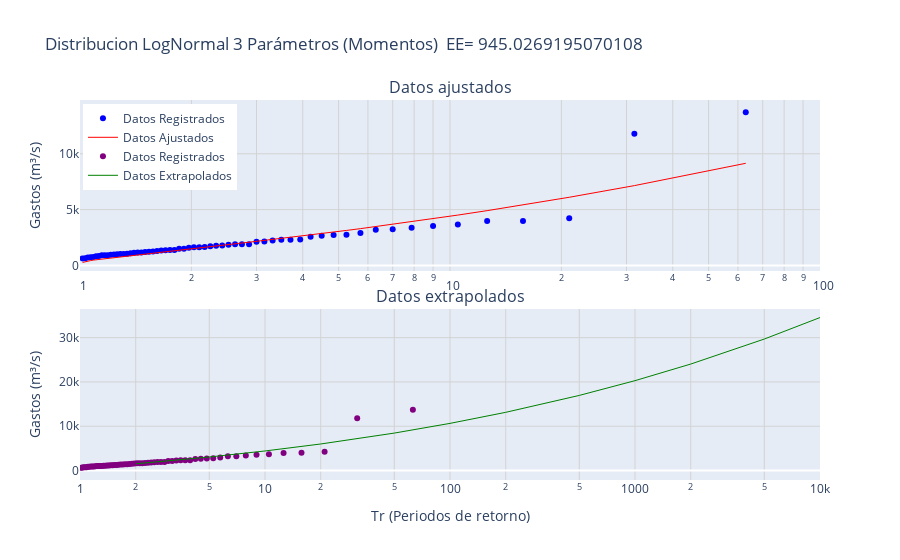

Notebook code for this chart:
### Code cell
# Crear subplots
fig = make_subplots(rows=2, 
                    cols=1, 
                    shared_xaxes=False, 
                    vertical_spacing=0.1, 
                    subplot_titles=("Datos ajustados", "Datos extrapolados"))

# Gráfico 1: Datos Registrados (Scatter) y Datos Ajustados (Línea)
fig.add_trace(go.Scatter(x=tR, 
                         y=dReg, 
                         mode='markers', 
                         name='Datos Registrados', 
                         #alpha=.4, 
                         marker=dict(color='blue')), 
              row=1, col=1)
fig.add_trace(go.Scatter(x=tR, 
                         y=dAjustMom, 
                         mode='lines', 
                         name='Datos Ajustados', 
                         line=dict(color='red', width=1)), 
              row=1, col=1)

fig.add_trace(go.Scatter(x=tR, 
                         y=dReg,
                         mode='markers', 
                         name='Datos Registrados', 
                         #alpha=.4, 
                         marker=dict(color='purple')), 
              row=2, col=1)
fig.add_trace(go.Scatter(x=dTrExtrap, 
                         y=dExtrapMom, 
                         mode='lines', 
                         name='Datos Extrapolados', 
                         line=dict(color='green', 
                         width=1)), 
              row=2, col=1)

# Configurar el layout
fig.update_layout(
    title_text=titulo0,
    #xaxis_type="log",  # Eje x semilogarítmico
    #yaxis_title="Gastos (m³/s)",
    showlegend=True,
    legend=dict(x=0.004, y=0.99)
)

# Configurar ambos ejes x como logarítmicos
fig.update_xaxes(type="log", 
                 range=[0, 2], 
                 showgrid=True, 
                 gridcolor='lightgray', 
                 row=1, col=1)  # Eje x de la primera fila
fig.update_xaxes(type="log", 
                 range=[0, 4], 
                 title="Tr (Periodos de retorno)", 
                 showgrid=True, 
                 gridcolor='lightgray', 
                 row=2, col=1)  # Eje x de la segunda fila
fig.update_yaxes(title_text="Gastos (m³/s)", 
                 showgrid=True, 
                 gridcolor='lightgray', 
                 row=1, col=1)
fig.update_yaxes(title_text="Gastos (m³/s)", 
                 showgrid=True, 
                 gridcolor='lightgray', 
                 row=2, col=1)

# Mostrar el gráfico
fig.show()
#fig.write_html(r'C:\Users\sear2\Music\analisis_frecuencias\Analisis_de_Frecuencias\salidas\grafico_plotly.html')  # Windows
fig.write_html('salidas_notebooks/lognormal_3p_mom.html')  # Linux

### Figure 1 — Plotly figure (JSON) as saved in the notebook; plotly's stock layout.template omitted (floating-point values rounded to 4 significant figures)
{"data": [{"marker": {"color": "blue"}, "mode": "markers", "name": "Datos Registrados", "type": "scatter", "x": [63, 31.5, 21, 15.75, 12.6, 10.5, 9, 7.875, 7, 6.3, 5.727, 5.25, 4.846, 4.5, 4.2, 3.938, 3.706, 3.5, 3.316, 3.15, 3, 2.864, 2.739, 2.625, 2.52, 2.423, 2.333, 2.25, 2.172, 2.1, 2.032, 1.969, 1.909, 1.853, 1.8, 1.75, 1.703, 1.658, 1.615, 1.575, 1.537, 1.5, 1.465, 1.432, 1.4, 1.37, 1.34, 1.312, 1.286, 1.26, 1.235, 1.212, 1.189, 1.167, 1.145, 1.125, 1.105, 1.086, 1.068, 1.05, 1.033, 1.016], "xaxis": "x", "y": [13713, 11800, 4235, 3992, 3979, 3662, 3533, 3388, 3245, 3205, 2917, 2747, 2734, 2654, 2583, 2319, 2311, 2310, 2248, 2150, 2133, 1899, 1899, 1894, 1861, 1797, 1771, 1716, 1652, 1640, 1631, 1598, 1507, 1494, 1397, 1395, 1371, 1332, 1288, 1244, 1232, 1202, 1173, 1157, 1131, 1087, 1049, 1030, 1030, 1014, 995, 954, 925, 922, 907, 852, 832, 751, 743, 720, 652, 632], "yaxis": "y"}, {"line": {"color": "red", "width": 1}, "mode": "lines", "name": "Datos Ajustados", "type": "scatter", "x": [63, 31.5, 21, 15.75, 12.6, 10.5, 9, 7.875, 7, 6.3, 5.727, 5.25, 4.846, 4.5, 4.2, 3.938, 3.706, 3.5, 3.316, 3.15, 3, 2.864, 2.739, 2.625, 2.52, 2.423, 2.333, 2.25, 2.172, 2.1, 2.032, 1.969, 1.909, 1.853, 1.8, 1.75, 1.703, 1.658, 1.615, 1.575, 1.537, 1.5, 1.465, 1.432, 1.4, 1.37, 1.34, 1.312, 1.286, 1.26, 1.235, 1.212, 1.189, 1.167, 1.145, 1.125, 1.105, 1.086, 1.068, 1.05, 1.033, 1.016], "xaxis": "x", "y": [9147.0, 7151.0, 6106.0, 5417.0, 4910.0, 4513.0, 4189.0, 3917.0, 3684.0, 3480.0, 3299.0, 3137.0, 2991.0, 2858.0, 2735.0, 2622.0, 2518.0, 2420.0, 2329.0, 2243.0, 2162.0, 2085.0, 2012.0, 1943.0, 1878.0, 1815.0, 1754.0, 1697.0, 1641.0, 1588.0, 1536.0, 1486.0, 1438.0, 1392.0, 1346.0, 1302.0, 1259.0, 1217.0, 1177.0, 1137.0, 1098.0, 1059.0, 1022.0, 984.8, 948.4, 912.4, 876.8, 841.6, 806.6, 771.8, 737.0, 702.1, 667.1, 631.7, 595.8, 559.0, 521.0, 481.4, 439.2, 393.2, 340.4, 273.2], "yaxis": "y"}, {"marker": {"color": "purple"}, "mode": "markers", "name": "Datos Registrados", "type": "scatter", "x": [63, 31.5, 21, 15.75, 12.6, 10.5, 9, 7.875, 7, 6.3, 5.727, 5.25, 4.846, 4.5, 4.2, 3.938, 3.706, 3.5, 3.316, 3.15, 3, 2.864, 2.739, 2.625, 2.52, 2.423, 2.333, 2.25, 2.172, 2.1, 2.032, 1.969, 1.909, 1.853, 1.8, 1.75, 1.703, 1.658, 1.615, 1.575, 1.537, 1.5, 1.465, 1.432, 1.4, 1.37, 1.34, 1.312, 1.286, 1.26, 1.235, 1.212, 1.189, 1.167, 1.145, 1.125, 1.105, 1.086, 1.068, 1.05, 1.033, 1.016], "xaxis": "x2", "y": [13713, 11800, 4235, 3992, 3979, 3662, 3533, 3388, 3245, 3205, 2917, 2747, 2734, 2654, 2583, 2319, 2311, 2310, 2248, 2150, 2133, 1899, 1899, 1894, 1861, 1797, 1771, 1716, 1652, 1640, 1631, 1598, 1507, 1494, 1397, 1395, 1371, 1332, 1288, 1244, 1232, 1202, 1173, 1157, 1131, 1087, 1049, 1030, 1030, 1014, 995, 954, 925, 922, 907, 852, 832, 751, 743, 720, 652, 632], "yaxis": "y2"}, {"line": {"color": "green", "width": 1}, "mode": "lines", "name": "Datos Extrapolados", "type": "scatter", "x": [2, 5, 10, 20, 50, 100, 200, 500, 1000, 2000, 5000, 10000], "xaxis": "x2", "y": [1511.0, 3048.0, 4409.0, 5986.0, 8451.0, 10640.0, 13130.0, 16960.0, 20290.0, 24030.0, 29690.0, 34540.0], "yaxis": "y2"}], "layout": {"annotations": [{"font": {"size": 16}, "showarrow": false, "text": "Datos ajustados", "x": 0.5, "xanchor": "center", "xref": "paper", "y": 1, "yanchor": "bottom", "yref": "paper"}, {"font": {"size": 16}, "showarrow": false, "text": "Datos extrapolados", "x": 0.5, "xanchor": "center", "xref": "paper", "y": 0.45, "yanchor": "bottom", "yref": "paper"}], "legend": {"x": 0.004, "y": 0.99}, "showlegend": true, "title": {"text": "Distribucion LogNormal 3 Parámetros (Momentos)\n EE= 945.0269195070108"}, "xaxis": {"anchor": "y", "domain": [0, 1], "gridcolor": "lightgray", "range": [0, 2], "showgrid": true, "type": "log"}, "xaxis2": {"anchor": "y2", "domain": [0, 1], "gridcolor": "lightgray", "range": [0, 4], "showgrid": true, "title": {"text": "Tr (Periodos de retorno)"}, "type": "log"}, "yaxis": {"anchor": "x", "domain": [0.55, 1], "gridcolor": "lightgray", "showgrid": true, "title": {"text": "Gastos (m³/s)"}}, "yaxis2": {"anchor": "x2", "domain": [0, 0.45], "gridcolor": "lightgray", "showgrid": true, "title": {"text": "Gastos (m³/s)"}}}}
